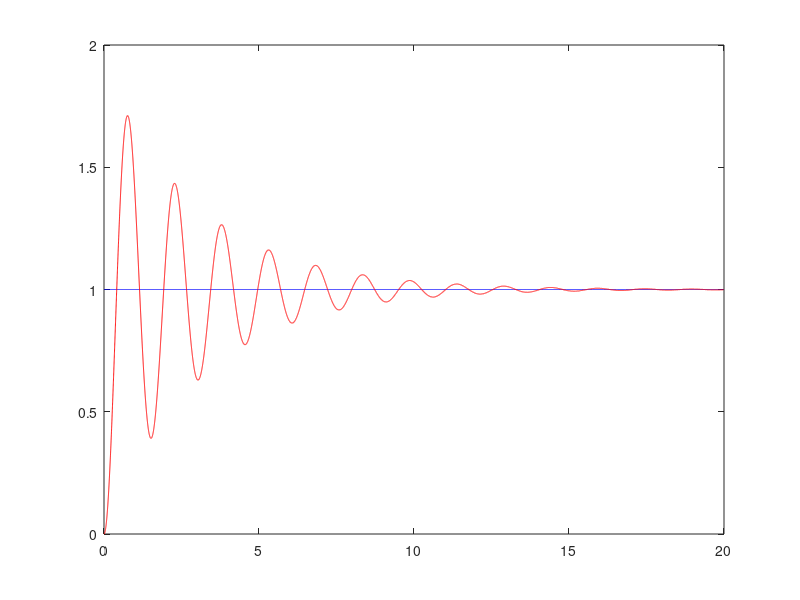

The MATLAB source for this figure:
s = tf('s'); %set variable for transfer function

G = 1/(s^2+s+1);
[numG, denG]=tfdata(G, 'vec');

% PID control
Kp = 15;
Kd = 1.5;
Ki = 6;
K = Kp+Kd+Ki/s;

L=G*K;
Gcl=L/(1+L); %closed loop
Gcl_cancled = minreal(Gcl);

t = 0:0.001:20;
r=ones(length(t),1);
[y,t]=lsim(Gcl,r,t); %step()

plot(t,r,'b-',t,y,'r');

%step(Gcl)

